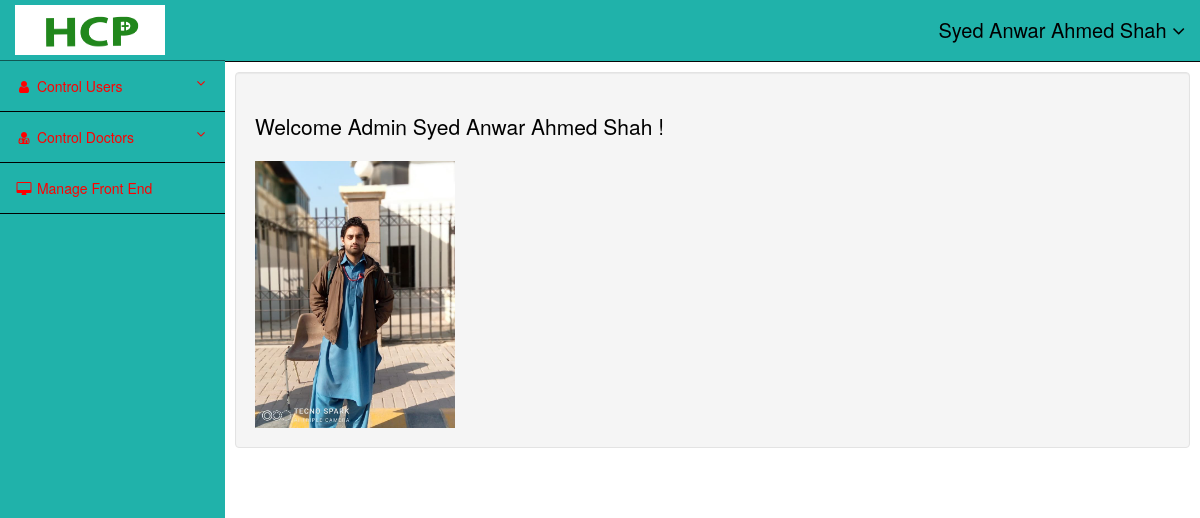
The page /admin/admindashboard.php (signed in) on the database its author committed.
### tables this page shows
CREATE TABLE `tblusers` (
  `id` int(10) NOT NULL,
  `name` varchar(255) NOT NULL,
  `email` varchar(255) NOT NULL,
  `password` varchar(255) NOT NULL,
  `contact` int(255) NOT NULL,
  `image` varchar(255) NOT NULL DEFAULT 'image.jpg',
  `gender` varchar(255) NOT NULL,
  `role` int(10) NOT NULL DEFAULT 2
);

### admin/admindashboard.php (the view, shortened to what this page needs)
<?php
include('header.php');
?>
     <?php
     include('sidebar.php');
    ?>
    <div id="page-wrapper">
        <div class="container-fluid">
            <div class="row" id="main" >
                <div class="col-sm-12 col-md-12 well" id="content">
                    <h1 class="lead" margin="100px">Welcome Admin <?php echo " $row[name] ";?>!</h1>
                    <img src="../upload/<?php echo $row['image']; ?>" width="200px;">
                </div>
            </div>
        </div>
    </div>
</div>
</body>
</html>

### admin/header.php (shortened to what this page needs)
<?php
include('../db.php');
     $q = mysqli_query($conn,"select * from tblusers where `email`='$_SESSION[email]' and `name`='$_SESSION[name]'");
    if(mysqli_num_rows($q)>0){
        $row = mysqli_fetch_array($q);
    }
?>
<!DOCTYPE html>
<html lang="en">
<head>
    <link href="http://maxcdn.bootstrapcdn.com/bootstrap/3.3.0/css/bootstrap.min.css" rel="stylesheet" id="bootstrap-css">
    <link href="admin.css" rel="stylesheet">
</head>
<body>
<div id="wrapper">
    <nav class="navbar navbar-inverse navbar-fixed-top" role="navigation" style="background-color:lightseagreen;">
        <div class="navbar-header">
            <a class="navbar-brand" href="../index.php">
                <img src="../img/final.png" alt="LOGO" width="150px" height="50px">
            </a>
        </div>
        <ul class="nav navbar-right top-nav">
              <li class="dropdown" >
                <a href="#" class="dropdown-toggle" data-toggle="dropdown" style="font-size:20px;"><?php echo $row['name'];?> <b class="fa fa-angle-down"></b></a>
            </li>
        </ul>

### admin/admin.css (style rules this page uses)
@media (min-width:768px) { body { margin-top: 50px; color: #000; } }
#wrapper { padding-left: 0; }
#page-wrapper { width: 100%; padding: 0; background-color: #fff; }
@media (min-width:768px) { #wrapper { padding-left: 225px; } }
@media (min-width:768px) { #page-wrapper { padding: 22px 10px; } }
.top-nav { padding: 0 15px; background-color: lightseagreen; }
.top-nav>li { display: inline-block; background-color: lightseagreen; }
.top-nav>li>a { padding-top: 20px; padding-bottom: 20px; line-height: 20px; color: black; }
.navbar-brand { padding: 5px 15px; }

### rows shown on the page
tblusers: name "Syed Anwar Ahmed Shah", image (picture)
